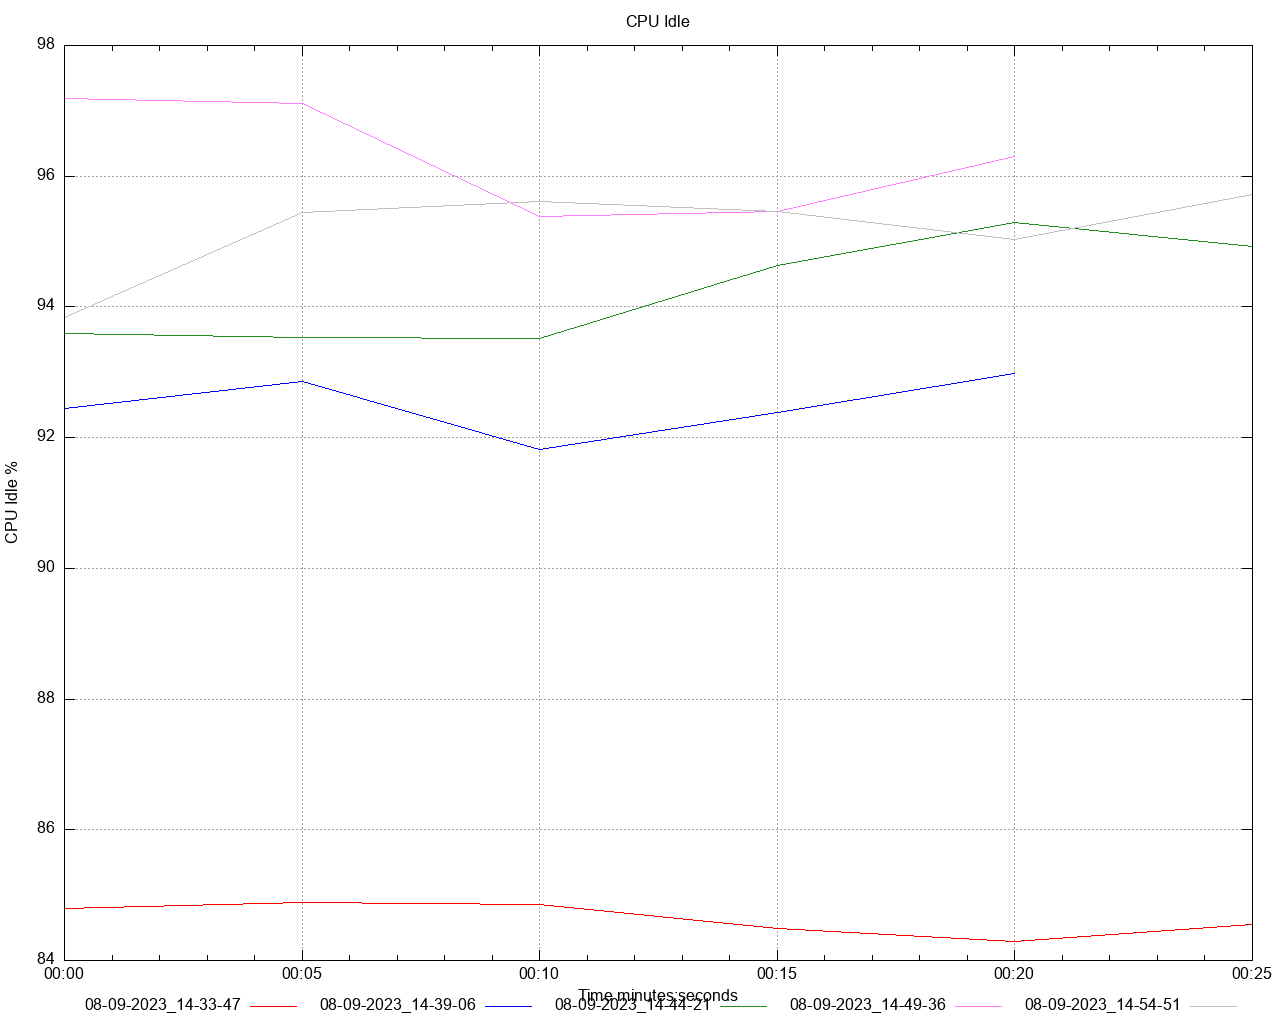

Reproduce this figure in gnuplot.
set title 'CPU Idle' noenhanced
set style data lines
set datafile separator ","
set terminal png size 1280,1024
set grid
set key below
set xdata time
set timefmt "%s"
offset = 0
t0(x)=(offset=($0==0) ? x : offset, x - offset)
set xlabel 'Time minutes:seconds'
set ylabel 'CPU Idle %'
set output '/Users/gbarnett/git/hazelcast-simulator/atomiclong-3node-member/atomicreference/dstat/cpu_idle_A3.png'
plot \
   '/Users/gbarnett/git/hazelcast-simulator/atomiclong-3node-member/atomicreference/data/cpu_idle_A3_1.data' using (t0(timecolumn(1))):2 title "08-09-2023_14-33-47" noenhanced lt rgb "red", \
   '/Users/gbarnett/git/hazelcast-simulator/atomiclong-3node-member/atomicreference/data/cpu_idle_A3_2.data' using (t0(timecolumn(1))):2 title "08-09-2023_14-39-06" noenhanced lt rgb "blue", \
   '/Users/gbarnett/git/hazelcast-simulator/atomiclong-3node-member/atomicreference/data/cpu_idle_A3_3.data' using (t0(timecolumn(1))):2 title "08-09-2023_14-44-21" noenhanced lt rgb "forest-green", \
   '/Users/gbarnett/git/hazelcast-simulator/atomiclong-3node-member/atomicreference/data/cpu_idle_A3_4.data' using (t0(timecolumn(1))):2 title "08-09-2023_14-49-36" noenhanced lt rgb "orchid", \
   '/Users/gbarnett/git/hazelcast-simulator/atomiclong-3node-member/atomicreference/data/cpu_idle_A3_5.data' using (t0(timecolumn(1))):2 title "08-09-2023_14-54-51" noenhanced lt rgb "grey", \
